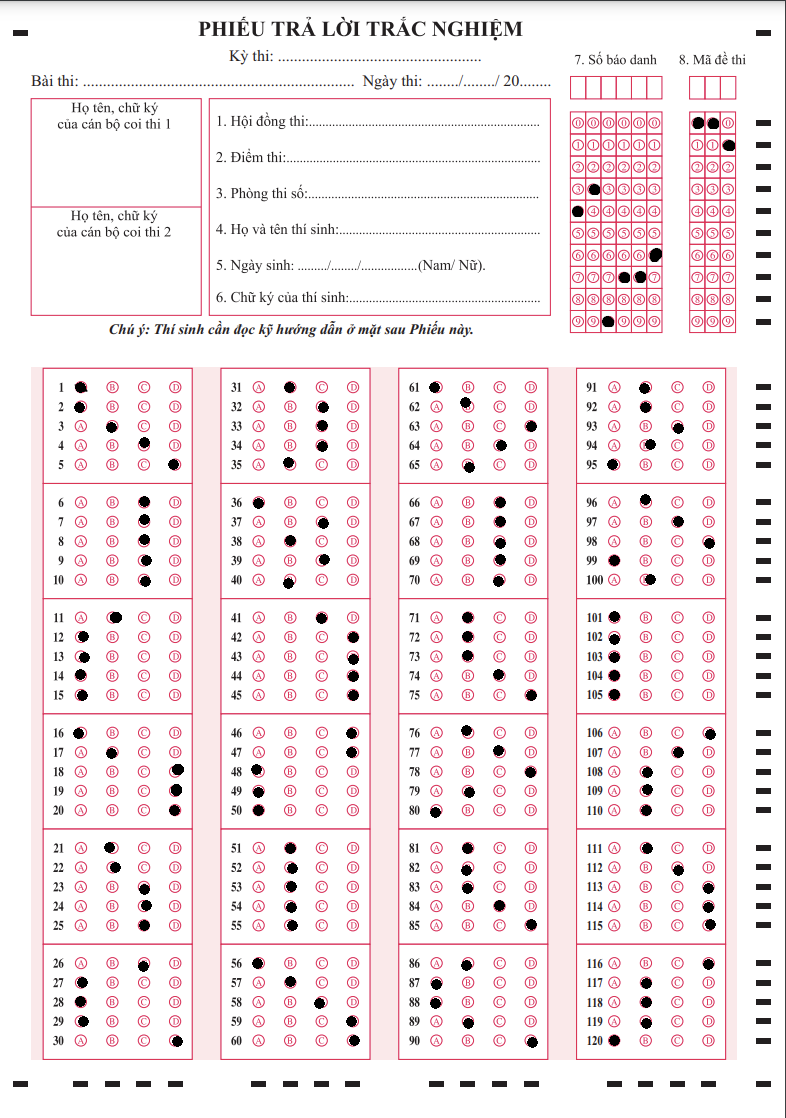
#> input picture phieuthi.png, 786 x 1118 px
$ python main.py
#> lines starting #> are read from the running program, lines starting #| are printed output that depends on the picture; after the words box and inside, x2 and y2 are one past the last pixel; in counts of white or black regions, pixels touching at a corner belong together
### src/tools.py
import cv2
import numpy as np


# DISPLAY LIST IMAGES
def displayListImg(img_array, scale, lables=[]):
    rows = len(img_array)
    cols = len(img_array[0])
    rows_available = isinstance(img_array[0], list)
    width = img_array[0][0].shape[1]
    height = img_array[0][0].shape[0]
    if rows_available:
        for x in range(0, rows):
            for y in range(0, cols):
                img_array[x][y] = cv2.resize(img_array[x][y], (0, 0), None, scale, scale)
                if len(img_array[x][y].shape) == 2: img_array[x][y] = cv2.cvtColor(img_array[x][y], cv2.COLOR_GRAY2BGR)
        image_blank = np.zeros((height, width, 3), np.uint8)
        hor = [image_blank] * rows
        hor_con = [image_blank] * rows
        for x in range(0, rows):
            hor[x] = np.hstack(img_array[x])
            hor_con[x] = np.concatenate(img_array[x])
        ver = np.vstack(hor)
        ver_con = np.concatenate(hor)
    else:
        for x in range(0, rows):
            img_array[x] = cv2.resize(img_array[x], (0, 0), None, scale, scale)
            if len(img_array[x].shape) == 2: img_array[x] = cv2.cvtColor(img_array[x], cv2.COLOR_GRAY2BGR)
        hor = np.hstack(img_array)
        hor_con = np.concatenate(img_array)
        ver = hor
    if len(lables) != 0:
        each_img_width = int(ver.shape[1] / cols)
        each_img_height = int(ver.shape[0] / rows)
        # print(eachImgHeight)
        for d in range(0, rows):
            for c in range(0, cols):
                cv2.rectangle(ver, (c * each_img_width, each_img_height * d),
                              (c * each_img_width + len(lables[d][c]) * 13 + 27, 30 + each_img_height * d),
                              (255, 255, 255),
                              cv2.FILLED)
                cv2.putText(ver, lables[d][c], (each_img_width * c + 10, each_img_height * d + 20),
                            cv2.FONT_HERSHEY_COMPLEX, 0.7, (255, 0, 255), 2)
    return ver


def getContourBox(contours):
    boxs = []
    for contour in contours:
        area = cv2.contourArea(contour)
        x, y, w, h = cv2.boundingRect(contour)
        ratio = h / w
        if area > 3000 and ratio > 2:
            boxs.append(contour)
    boxs = sorted(boxs, key=lambda x: cv2.contourArea(x), reverse=True)
    return boxs


def getX(contours):
    x, y, w, h = cv2.boundingRect(contours)
    return x


def reOrder(list_box_ans):
    list_box_ans = sorted(list_box_ans, key=lambda x: getX(x))
    return list_box_ans


def getImageRoi(img, contour):
    x, y, w, h = cv2.boundingRect(contour)
    roi = img[y: y + h, x: x + w]
    return roi


def convertThres(img):
    img_gray = cv2.cvtColor(img, cv2.COLOR_BGR2GRAY)
    ret, img_thresh = cv2.threshold(img_gray, 170, 255, cv2.THRESH_BINARY_INV)
    return img_thresh


def matrixAnswer(list_img_ans):
    matrix_ans = []
    count = 1
    for img_ans in list_img_ans:
        h, w = img_ans.shape
        sec_h1 = h // 6

        for x in range(6):
            box = img_ans[x * sec_h1:(x + 1) * sec_h1, :]
            cv2.imwrite(f'../img_box/box{count}.jpg', box)
            h, w = box.shape
            offset_top = 6
            offset_bottom = 5
            offset_left = 15
            offset_right = 1
            img_box = box[offset_top:h - offset_bottom, offset_left:w - offset_right]
            cv2.imwrite(f'../img_boxcrop/boxcrop{count}.jpg', img_box)
            h, w = img_box.shape
            sec_h2 = h // 5
            count += 1
            for y in range(5):
                ques = img_box[y * sec_h2:(y + 1) * sec_h2, :]
                sec_w = w // 4

                list_ques = []
                for z in range(4):
                    ans = ques[:, z * sec_w:(z + 1) * sec_w]
                    list_ques.append(ans)
                matrix_ans.append(list_ques)
    return matrix_ans


def matrixNonZero(matrix_answers):
    my_pixel_val = np.ones((120, 4))
    for row, ques in enumerate(matrix_answers):
        for col, ans in enumerate(ques):
            total_pixels = cv2.countNonZero(ans)
            my_pixel_val[row][col] = total_pixels

    return my_pixel_val


def matrixChoice(matrix_nonzero):
    my_choice = []
    for x in matrix_nonzero:
        ans_choice = np.argmax(x)
        my_choice.append(ans_choice)
    return my_choice


def grading(ans, my_choice):
    grad = []
    for x in range(120):
        if ans[x] == my_choice[x]:
            grad.append(1)
        else:
            grad.append(0)
    score = (sum(grad) / 120) * 10
    return grad, score


def showAnswer(img, list_contour_ans, my_choice, grading):
    img_result = img.copy()
    count = 0
    for contour_ans in list_contour_ans:
        x_ans, y_ans, w_ans, h_ans = cv2.boundingRect(contour_ans)
        img_ans = img[y_ans: y_ans + h_ans, x_ans: x_ans + w_ans]
        offset_top = 6
        offset_bottom = 5
        offset_left = 15
        offset_right = 1
        offset_h = h_ans - offset_top * 6 - offset_bottom * 6
        offset_w = w_ans - offset_left - offset_right
        sec_w = offset_w // 4
        sec_h = offset_h // 30
        bux = 0
        for i in range(30):
            if (i + 1) % 5 == 1:
                bux += 6
            my_ans = my_choice[count]
            cx = (offset_left + (my_ans * sec_w) + sec_w // 2) + x_ans
            cy = (bux + (i * sec_h) + sec_h // 2) + y_ans
            if (i + 1) % 5 == 0:
                bux += 5
            if grading[count] == 1:
                my_color = (0, 255, 0)
                cv2.circle(img_result, (cx, cy), 4, my_color, cv2.FILLED)
            else:
                my_color = (0, 0, 255)
                cv2.circle(img_result, (cx, cy), 4, my_color, cv2.FILLED)
            count += 1
    return img_result


def getStudentCode(img_student_code):
    h, w = img_student_code.shape
    matrix_stu_code = np.ones((10, 6))
    sec_h = h // 10
    sec_w = w // 6
    for x in range(10):
        row = img_student_code[x * sec_h:(x + 1) * sec_h, :]
        for y in range(6):
            col = row[:, y * sec_w:(y + 1) * sec_w]
            my_pixel = cv2.countNonZero(col)
            matrix_stu_code[x][y] = my_pixel
    stu_code = np.argmax(matrix_stu_code, axis=0)

    return stu_code


def getTopicCode(img_topic_code):
    h, w = img_topic_code.shape
    matrix_stu_code = np.ones((10, 3))
    sec_h = h // 10
    sec_w = w // 3
    for x in range(10):
        row = img_topic_code[x * sec_h:(x + 1) * sec_h, :]
        for y in range(3):
            col = row[:, y * sec_w:(y + 1) * sec_w]
            my_pixel = cv2.countNonZero(col)
            matrix_stu_code[x][y] = my_pixel
    topic_code = np.argmax(matrix_stu_code, axis=0)

    return topic_code


# [7 lines left out: function writeResult, not called in this run]

### src/main.py
import cv2
import tools

# PARAMETER
img_width = 480
img_height = 640
img_path = '../phieuthi.png'
ans = [0, 0, 1, 1, 3, 2, 2, 2, 2, 2, 1, 0, 0, 0, 0, 0, 1, 1, 3, 1, 1, 1, 2, 2, 2, 2, 1, 1, 0, 3, 1, 2, 2, 2, 1, 0,
       2, 1, 2, 1, 2, 3, 3, 1, 1, 3, 3, 0, 0, 0, 1, 1, 1, 1, 1, 0, 1, 2, 3, 3, 1, 1, 3, 2, 1, 2, 2, 1, 2, 2, 1, 1,
       1, 2, 3, 1, 2, 3, 1, 1, 1, 1, 1, 2, 3, 1, 1, 0, 1, 3, 1, 1, 2, 1, 1, 1, 2, 3, 0, 1, 0, 0, 0, 0, 0, 3, 1, 1,
       1, 1, 1, 2, 1, 3, 3, 1, 1, 1, 1, 0]

# READ IMAGE
img = cv2.imread(img_path)
#> img is the input picture: shape (1118, 786, 3); mean B, G, R 236.6, 234.4, 244.1

# PREPROCESSING IMAGE
img = cv2.resize(img, (img_width, img_height))
#> img: shape (640, 480, 3)
img_gray = cv2.cvtColor(img, cv2.COLOR_BGR2GRAY)
ret, img_threshold = cv2.threshold(img_gray, 205, 255, cv2.THRESH_BINARY_INV)
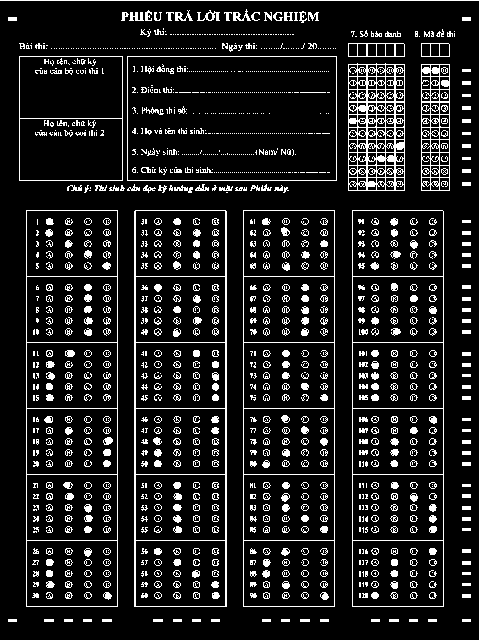
#> img_threshold: shape (640, 480); 12.2% white in thin lines or dots

# FIND CONTOURS
img_contour = img.copy()
contours, hierarchy = cv2.findContours(img_threshold, cv2.RETR_TREE, cv2.CHAIN_APPROX_NONE)
#> contours = 2687 contours, 1852 with area under 20; largest, box (x1, y1, x2, y2) and area: (134, 210, 227, 607) 36431, (243, 210, 335, 607) 36036, (26, 210, 118, 607) 36036, (352, 210, 444, 607) 36036, (127, 56, 337, 181) 25916
cv2.drawContours(img_contour, contours, -1, (0, 255, 0), 2)
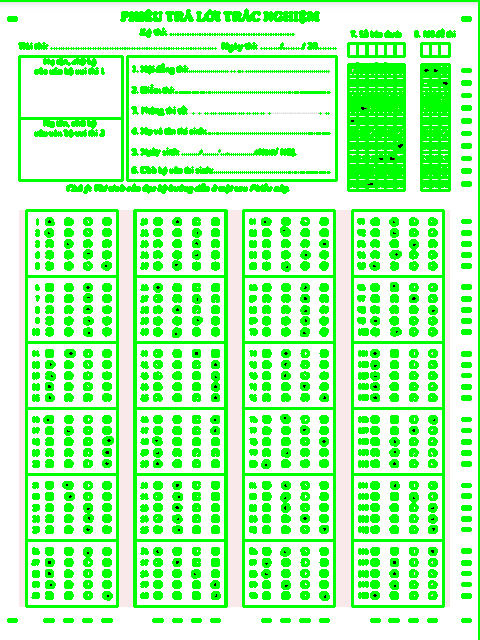
#> img_contour: shape (640, 480, 3); mean B, G, R 176, 252.7, 177.1

# GET BOX CONTOURS
box_contour = tools.getContourBox(contours)
#> the loop in getContourBox, `for contour in contours:` made 2687 passes
#> (area, x, y, w, h, ratio) on passes 19, 22, 23: (24, 462, 594, 9, 4, 0.444), (24, 462, 561, 9, 4, 0.444), (24, 462, 549, 9, 4, 0.444)
#> after the loop in getContourBox, `for contour in contours:`: boxs = 6 contours; box (x1, y1, x2, y2) and area: (134, 210, 227, 607) 36431, (243, 210, 335, 607) 36036, (26, 210, 118, 607) 36036, (352, 210, 444, 607) 36036, (348, 63, 405, 191) 7059, (421, 64, 450, 191) 3528
#> box_contour has the same summary as boxs in getContourBox
img_box_contour = img.copy()
cv2.drawContours(img_box_contour, box_contour, -1, (0, 255, 0), 2)
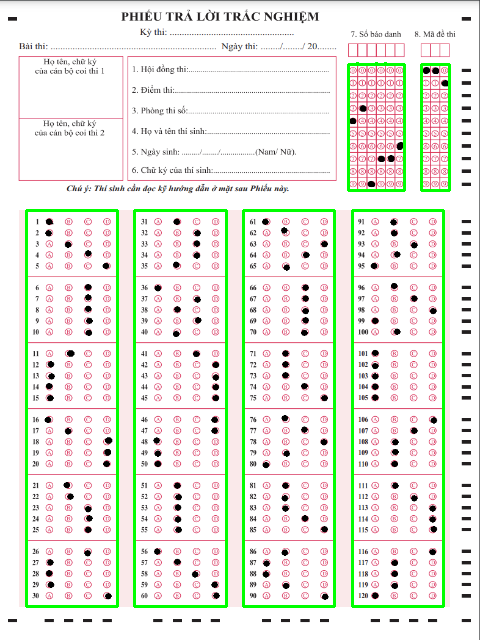
#> img_box_contour: shape (640, 480, 3); mean B, G, R 227.1, 236.8, 233.2
contour_ans = box_contour[: 4]
#> contour_ans = 4 contours; box (x1, y1, x2, y2) and area: (134, 210, 227, 607) 36431, (243, 210, 335, 607) 36036, (26, 210, 118, 607) 36036, (352, 210, 444, 607) 36036
contour_ans = tools.reOrder(contour_ans)
#> in reOrder, `list_box_ans = sorted(list_box_ans, key=lambda x: getX(x))`: list_box_ans = 4 contours; box (x1, y1, x2, y2) and area: (134, 210, 227, 607) 36431, (26, 210, 118, 607) 36036, (243, 210, 335, 607) 36036, (352, 210, 444, 607) 36036
#> contour_ans has the same summary as list_box_ans in reOrder
contour_stu_code = box_contour[4]
#> contour_stu_code = contour of 364 points, box (x1, y1, x2, y2) (348, 63, 405, 191), area 7059
contour_top_code = box_contour[5]
#> contour_top_code = contour of 308 points, box (x1, y1, x2, y2) (421, 64, 450, 191), area 3528

# LIST IMAGE ANSWER
list_img_ans = []
hi = []
for cnt in contour_ans:
    img_ans = tools.getImageRoi(img, cnt)
    hi.append(img_ans)
    img_ans = tools.convertThres(img_ans)
    list_img_ans.append(img_ans)
#> this loop made 4 passes
#> (x in getImageRoi, w in getImageRoi) on passes 1 to 4: (26, 92), (134, 93), (243, 92), (352, 92)
#> pass 1, in convertThres, `ret, img_thresh = cv2.threshold(img_gray, 170, 255, cv2.THRESH_BINARY_..`:
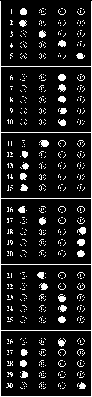
#> img_thresh: shape (397, 92); 11.3% white in thin lines or dots
#> after the loop, hi = 4 items; list_img_ans = 4 items

# PROCESS ANSWER
matrix_ans = tools.matrixAnswer(list_img_ans)
#> the loop in matrixAnswer, `for img_ans in list_img_ans:` made 4 passes
#> after the loop in matrixAnswer, `for img_ans in list_img_ans:`: count = 25; matrix_ans = 120 items
#> matrix_ans = 120 items
matrix_nonzero = tools.matrixNonZero(matrix_ans)
#> the loop in matrixNonZero, `for row, ques in enumerate(matrix_answers):` made 120 passes
#> after the loop in matrixNonZero, `for row, ques in enumerate(matrix_answers):`: my_pixel_val = 120 rows, first 6: [41, 15, 17, 17], [38, 12, 11, 12], [9, 39, 11, 13], [12, 15, 41, 11], [12, 14, 9, 37], [9, 15, 44, 19]
#> matrix_nonzero has the same summary as my_pixel_val in matrixNonZero
my_choice = tools.matrixChoice(matrix_nonzero)
#> the loop in matrixChoice, `for x in matrix_nonzero:` made 120 passes
#> (x, ans_choice) on passes 1 to 12: ([41, 15, 17, 17], 0), ([38, 12, 11, 12], 0), ([9, 39, 11, 13], 1), ([12, 15, 41, 11], 2), ([12, 14, 9, 37], 3), ([9, 15, 44, 19], 2), ([9, 13, 41, 15], 2), ([8, 14, 40, 13], 2), ([9, 14, 38, 13], 2), ([9, 13, 39, 12], 2), ([7, 50, 17, 18], 1), ([35, 13, 14, 15], 0)
#> after the loop in matrixChoice, `for x in matrix_nonzero:`: my_choice = 120 values, max 3 at index 4, min 0 at index 0, mean 1.43
grading, score = tools.grading(ans, my_choice)
#> after the loop in grading, `for x in range(120):`: grad = 120 values, max 1 at index 0, min 0 at index 3, mean 0.875
#> in grading, `score = (sum(grad) / 120) * 10`: score = 8.75
#> grading has the same summary as grad in grading; score = 8.75
img_result = tools.showAnswer(img, contour_ans, my_choice, grading)
#> the loop in showAnswer, `for contour_ans in list_contour_ans:` made 4 passes
#> (x_ans, w_ans, offset_w) on passes 1 to 4: (26, 92, 76), (134, 93, 77), (243, 92, 76), (352, 92, 76)
#> after the loop in showAnswer, `for contour_ans in list_contour_ans:`:
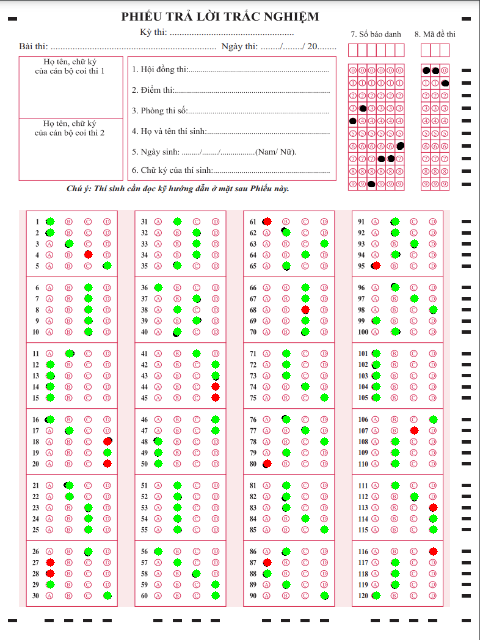
#> img_result: shape (640, 480, 3); mean B, G, R 234.8, 237, 242.7
#> after the loop in showAnswer, `for contour_ans in list_contour_ans:`: count = 120

# GET STUDENT CODE
img_stu_code = tools.getImageRoi(img, contour_stu_code)
# cv2.imwrite('img_stu_code.jpg', img_stu_code)
img_stu_code = tools.convertThres(img_stu_code)
#> in convertThres (call 5), `ret, img_thresh = cv2.threshold(img_gray, 170, 255, cv2.THRESH_BINARY_..`:
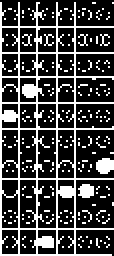
#> img_thresh: shape (128, 57) (shown 2 times larger); 26.6% white in thin lines or dots
# cv2.imwrite('img_stu_code_thres.jpg', img_stu_code)
stu_code = tools.getStudentCode(img_stu_code)
#> after the loop in getStudentCode, `for x in range(10):`: matrix_stu_code = [[20, 21, 23, 19, 20, 12], [30, 34, 39, 28, 34, 25], [30, 30, 30, 28, 27, 19], [31, 59, 34, 29, 29, 21], [54, 32, 30, 28, 28, 17], [30, 28, 30, 26, 26, 20], [27, 24, 26, 26, 24, 34], [24, 29, 30, 41, 45, 33], [24, 23, 26, 34, 35, 16], [31, 29, 42, 30, 29, 19]]
#> in getStudentCode, `stu_code = np.argmax(matrix_stu_code, axis=0)`: stu_code = [4, 3, 9, 7, 7, 6]
#> stu_code = [4, 3, 9, 7, 7, 6]

# GET TOPIC CODE
img_top_code = tools.getImageRoi(img, contour_top_code)
# cv2.imwrite('img_top_code.jpg', img_top_code)
img_top_code = tools.convertThres(img_top_code)
#> in convertThres (call 6), `ret, img_thresh = cv2.threshold(img_gray, 170, 255, cv2.THRESH_BINARY_..`: img_thresh: shape (127, 29); 22.9% white in thin lines or dots
# cv2.imwrite('img_top_code_thres.jpg', img_top_code)
top_code = tools.getTopicCode(img_top_code)
#> after the loop in getTopicCode, `for x in range(10):`: matrix_stu_code = [[45, 54, 25], [18, 26, 61], [16, 26, 29], [13, 21, 24], [19, 30, 31], [15, 27, 29], [11, 24, 27], [17, 24, 29], [13, 24, 23], [16, 29, 34]]
#> in getTopicCode, `topic_code = np.argmax(matrix_stu_code, axis=0)`: topic_code = [0, 0, 1]
#> top_code = [0, 0, 1]

# [15 lines of commented-out code are left out]
list_img = [[img, img_gray, img_threshold, img_contour]]
display = tools.displayListImg(list_img, 0.5)
#> in displayListImg, `rows = len(img_array)`: rows = 1
#> in displayListImg, `cols = len(img_array[0])`: cols = 4
#> in displayListImg, `rows_available = isinstance(img_array[0], list)`: rows_available = True
#> after the loop in displayListImg, `for x in range(0, rows):`: img_array = 1 item
#> in displayListImg, `ver = np.vstack(hor)`:
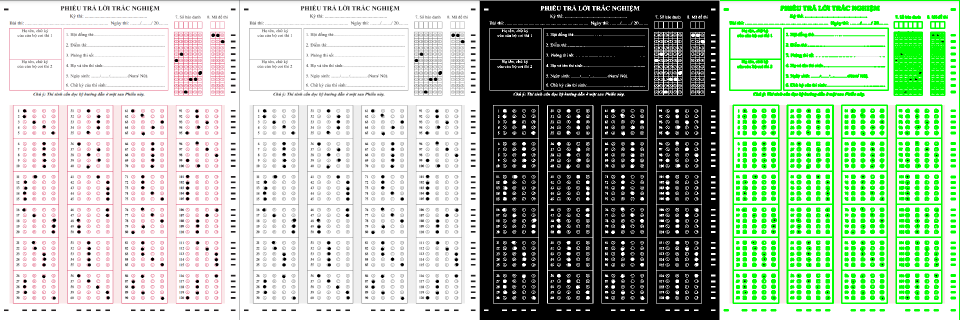
#> ver: shape (320, 960, 3); mean of channels 0, 1, 2 170.3, 188.9, 172.4; drawn as B, G, R
cv2.imshow('PROCESS IMAGE', display)
cv2.imshow('Image box contour', img_box_contour)
cv2.imshow('Image Result', img_result)
if cv2.waitKey() & 0xFF == ord('s'):
#> (key Esc is pressed here)
    tools.writeResult(my_choice, grading, score, stu_code, top_code)
    cv2.destroyAllWindows()
if cv2.waitKey():
#> (key Esc is pressed here)
    cv2.destroyAllWindows()
